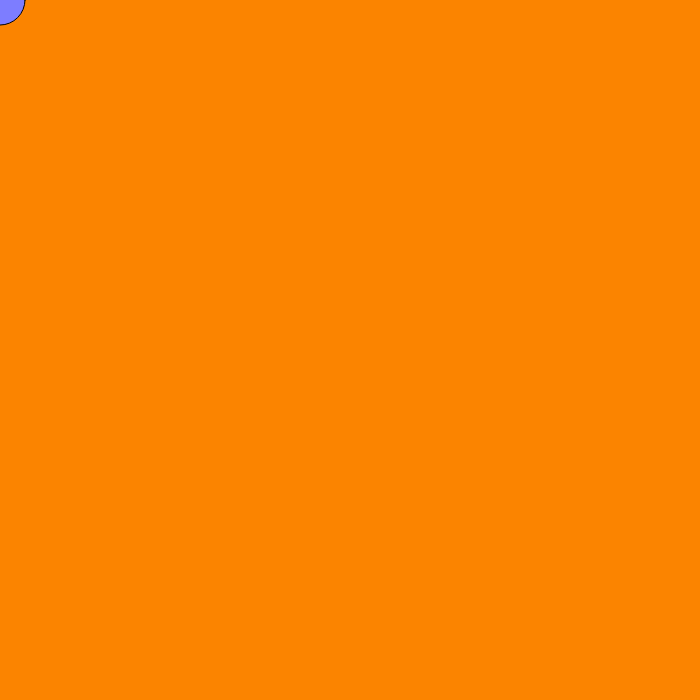
Frame 1 (no input)
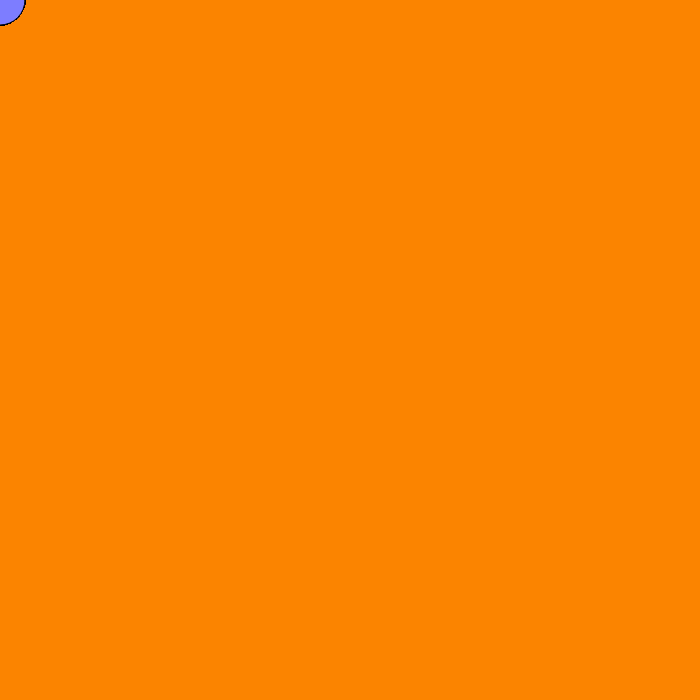
Frame 60 (no input)
Frame 120 (the mouse pressed at the canvas centre since frame 60): identical to frame 60, image omitted

The p5.js sketch that drew these frames (run headless with seeded random() and noise() and a simulated clock; from frame 60 on, the mouse is pressed at the canvas centre):

// p5.js sketch
// ── sketch.js
function setup() {
  createCanvas(700,700);
  background(251,132,0);
  fill(125,125,255);
}

function draw(){
  if(mouseX < 175){
    fill(125,125,255);
    ellipse(mouseX, mouseY, 50, 50);
  }
    if(mouseX < 350 && mouseX>180){
      fill(132,224,255)
      ellipse(mouseX, mouseY, 35, 35);
}
if(mouseX < 525 && mouseX>350){
  fill(89,89,255)
  ellipse(mouseX, mouseY, 20, 20);
}
if(mouseX < 700 && mouseX>525){
  fill(193,63,237)
  ellipse(mouseX, mouseY, 5, 5);
}
}
